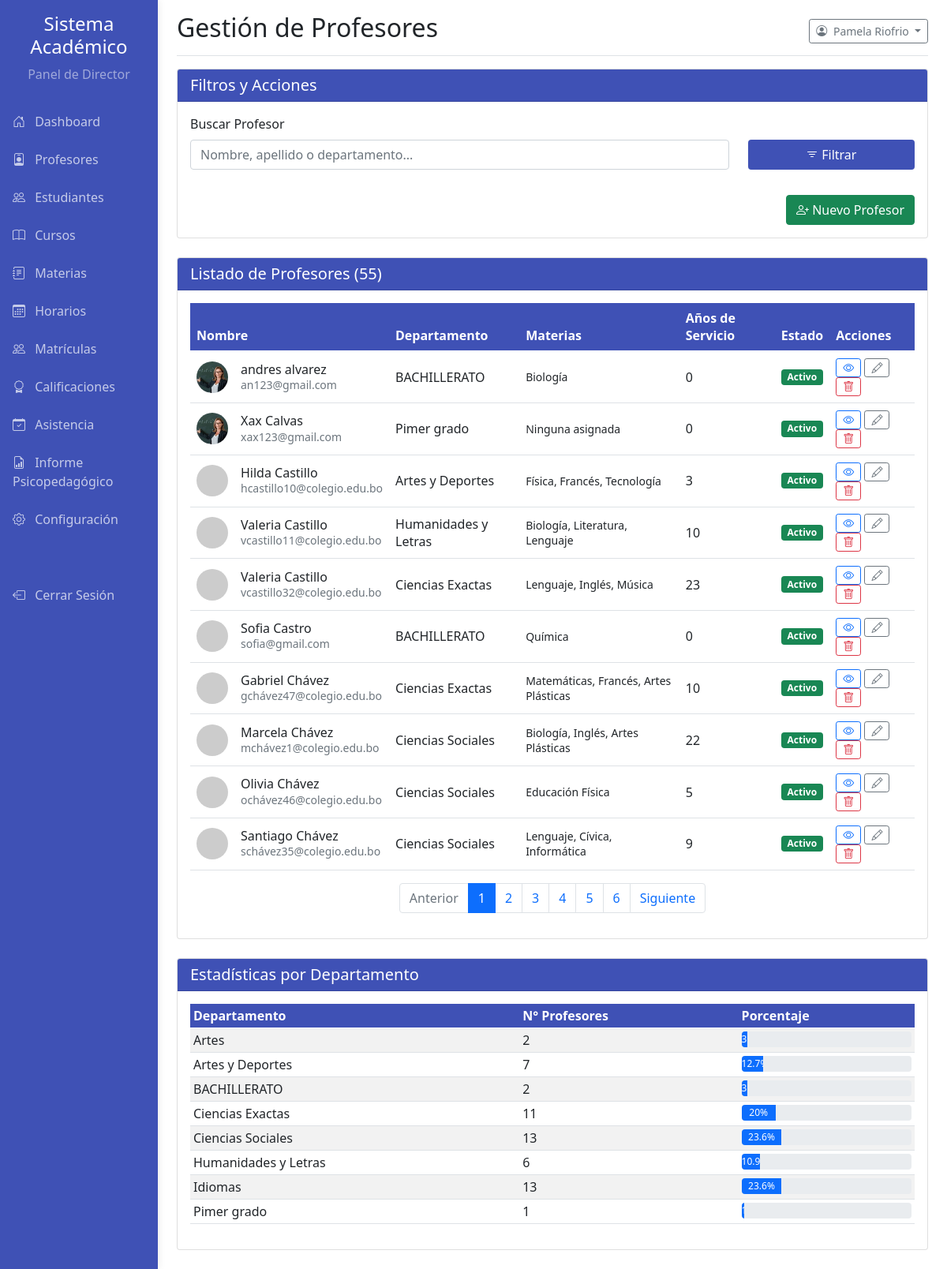
/pages/director_profesores.php (signed in), run on the app's committed database.
### tables this page shows
CREATE TABLE `usuarios` (
  `id` int(11) NOT NULL,
  `nombre` varchar(100) NOT NULL,
  `apellido` varchar(100) NOT NULL,
  `email` varchar(150) NOT NULL,
  `password` varchar(255) NOT NULL,
  `mfa_code` varchar(10) DEFAULT NULL,
  `mfa_expiry` datetime DEFAULT NULL,
  `email_verification_token` varchar(255) DEFAULT NULL,
  `email_verified_at` datetime DEFAULT NULL,
  `role_id` int(11) NOT NULL,
  `fecha_creacion` datetime NOT NULL DEFAULT current_timestamp()
);

CREATE TABLE `profesores` (
  `id` int(11) NOT NULL,
  `usuario_id` int(11) NOT NULL,
  `cedula` varchar(20) NOT NULL,
  `fecha_nacimiento` date NOT NULL,
  `departamento` varchar(100) NOT NULL,
  `cargo` varchar(100) NOT NULL,
  `fecha_inicio` date NOT NULL,
  `tipo_contrato` varchar(50) NOT NULL,
  `codigo_empleado` varchar(50) DEFAULT NULL,
  `titulo_academico` varchar(150) DEFAULT NULL,
  `universidad` varchar(150) DEFAULT NULL,
  `especializacion` varchar(150) DEFAULT NULL,
  `anio_graduacion` year(4) DEFAULT NULL,
  `otros_titulos` text DEFAULT NULL,
  `direccion` varchar(255) NOT NULL,
  `formacion_academica` text NOT NULL,
  `foto_perfil` varchar(255) DEFAULT NULL,
  `estatus` enum('Activo','Inactivo') NOT NULL DEFAULT 'Activo',
  `enviar_credenciales` tinyint(1) NOT NULL DEFAULT 1,
  `especialidad` varchar(100) DEFAULT NULL,
  `telefono` varchar(20) DEFAULT NULL
);

### pages/director_profesores.php (the view, shortened to what this page needs)
<?php
require_once '../config.php';
$stmt_director = $mysqli->prepare("SELECT nombre, apellido FROM usuarios WHERE id = ?");
$stmt_director->bind_param('i', $_SESSION['user_id']);
$stmt_director->execute();
$stmt_director->bind_result($nombre, $apellido);
$filtro_busqueda = isset($_GET['search']) ? trim($_GET['search']) : '';
$where_sql = '';
$params = [];
$param_types = '';
$registros_por_pagina = 10;
$pagina_actual = isset($_GET['page']) ? (int)$_GET['page'] : 1;
$offset = ($pagina_actual - 1) * $registros_por_pagina;
$sql_total = "SELECT COUNT(p.id) FROM profesores p JOIN usuarios u ON p.usuario_id = u.id" . $where_sql;
$stmt_total = $mysqli->prepare($sql_total);
$stmt_total->execute();
$total_profesores = $stmt_total->get_result()->fetch_row()[0];
$total_paginas = ceil($total_profesores / $registros_por_pagina);
$profesores = [];
$sql_profesores = "
    SELECT
        p.id AS profesor_id, p.codigo_empleado, p.departamento, p.fecha_inicio,
        p.foto_perfil, p.estatus,
        u.nombre, u.apellido, u.email
    FROM profesores p
    JOIN usuarios u ON p.usuario_id = u.id
    $where_sql
    ORDER BY u.apellido, u.nombre
    LIMIT ? OFFSET ?
";
$stmt_profesores = $mysqli->prepare($sql_profesores);
$params_paginacion = $params;
$params_paginacion[] = $registros_por_pagina;
$params_paginacion[] = $offset;
$param_types_paginacion = $param_types . 'ii';
if (!empty($params)) {
    $stmt_profesores->bind_param($param_types_paginacion, ...$params_paginacion);
} else {
    $stmt_profesores->bind_param('ii', $registros_por_pagina, $offset);
}
$stmt_profesores->execute();
$result_profesores = $stmt_profesores->get_result();
while ($profesor = $result_profesores->fetch_assoc()) {
    $materias_profesor = [];
    $stmt_materias_profesor = $mysqli->prepare("
        SELECT m.nombre FROM materias m
        JOIN profesor_materias pm ON m.id = pm.materia_id
        WHERE pm.profesor_id = ?
    ");
    $stmt_materias_profesor->bind_param('i', $profesor['profesor_id']);
    $stmt_materias_profesor->execute();
    $result_materias_profesor = $stmt_materias_profesor->get_result();
    while ($materia = $result_materias_profesor->fetch_assoc()) {
        $materias_profesor[] = $materia['nombre'];
    }
    $profesor['materias_asignadas'] = implode(', ', $materias_profesor);
    $profesores[] = $profesor;
}
$distribucion_departamentos = [];
$total_general_profesores = $mysqli->query("SELECT COUNT(id) FROM profesores")->fetch_row()[0];
$result_dist_dept = $mysqli->query("SELECT departamento, COUNT(id) as total FROM profesores GROUP BY departamento");
while ($row = $result_dist_dept->fetch_assoc()) {
    $distribucion_departamentos[] = [
        'nombre' => $row['departamento'],
        'total' => $row['total'],
        'porcentaje' => ($total_general_profesores > 0) ? round(($row['total'] / $total_general_profesores) * 100, 1) : 0
    ];
}
include __DIR__ . '/side_bar_director.php';
?>
<!DOCTYPE html>
<html lang="es">
<head>
    <link href="../css/bootstrap.min.css" rel="stylesheet">
    <link href="../css/academic.css" rel="stylesheet" type="text/css">
    <link rel="stylesheet" href="https://cdn.jsdelivr.net/npm/bootstrap-icons@1.8.1/font/bootstrap-icons.css">
</head>
<body>
    <div class="container-fluid">
        <div class="row">
            <div class="col-md-9 ms-sm-auto col-lg-10 px-md-4">
                <div class="d-flex justify-content-between flex-wrap flex-md-nowrap align-items-center pt-3 pb-2 mb-3 border-bottom">
                    <h1 class="h2">Gestión de Profesores</h1>
                    <div class="btn-toolbar mb-2 mb-md-0">
                        <div class="dropdown">
                            <button class="btn btn-sm btn-outline-secondary dropdown-toggle" type="button" id="dropdownMenuButton" data-bs-toggle="dropdown" aria-expanded="false">
                                <i class="bi bi-person-circle me-1"></i>
                                <?php echo htmlspecialchars($nombre . ' ' . $apellido, ENT_QUOTES, 'UTF-8'); ?>
                            </button>
                        </div>
                    </div>
                </div>
                <div class="card mb-4">
                    <div class="card-header card-header-academic"><h5 class="mb-0 text-white">Filtros y Acciones</h5></div>
                    <div class="card-body">
                        <form method="GET" action="">
                            <div class="row align-items-end">
                                <div class="col-md-9 mb-3">
                                    <label for="search" class="form-label">Buscar Profesor</label>
                                    <input type="text" class="form-control" name="search" id="search" value="<?php echo htmlspecialchars($filtro_busqueda); ?>" placeholder="Nombre, apellido o departamento...">
                                </div>
                                <div class="col-md-3 mb-3">
                                    <button type="submit" class="btn btn-academic w-100"><i class="bi bi-filter"></i> Filtrar</button>
                                </div>
                            </div>
                        </form>
                        <div class="text-end mt-2">
                            <button class="btn btn-success" data-bs-toggle="modal" data-bs-target="#newProfessorModal">
                                <i class="bi bi-person-plus"></i> Nuevo Profesor
                            </button>
                        </div>
                    </div>
                </div>
                <div class="card mb-4">
                    <div class="card-header card-header-academic">
                        <h5 class="mb-0 text-white">Listado de Profesores (<?php echo $total_profesores; ?>)</h5>
                    </div>
                    <div class="card-body">
                        <div class="table-responsive">
                            <table class="table table-hover align-middle">
                                <thead class="table-academic">
                                    <tr>
                                        <th>Nombre</th>
                                        <th>Departamento</th>
                                        <th>Materias</th>
                                        <th>Años de Servicio</th>
                                        <th>Estado</th>
                                        <th>Acciones</th>
                                    </tr>
                                </thead>
                                <tbody>
                                    <?php if (empty($profesores)): ?>
                                        <tr><td colspan="5" class="text-center">No se encontraron profesores.</td></tr>
                                    <?php else: ?>
                                        <?php foreach ($profesores as $profesor): ?>
                                        <tr>
                                            <td data-id="<?php echo $profesor['profesor_id']; ?>">
                                                <div class="d-flex align-items-center">
                                                    <?php
                                                    $foto_path = 'https://via.placeholder.com/40';
                                                    if (!empty($profesor['foto_perfil'])) {
                                                        $foto_path = (strpos($profesor['foto_perfil'], 'http') === 0)
                                                            ? $profesor['foto_perfil']
                                                            : '../uploads/profiles/' . $profesor['foto_perfil'];
                                                    }
                                                    ?>
                                                    <img src="<?php echo htmlspecialchars($foto_path); ?>" class="rounded-circle me-3" style="width: 40px; height: 40px; object-fit: cover;">
                                                    <div>
                                                        <h6 class="mb-0"><?php echo htmlspecialchars($profesor['nombre'] . ' ' . $profesor['apellido']); ?></h6>
                                                        <small class="text-muted"><?php echo htmlspecialchars($profesor['email']); ?></small>
                                                    </div>
                                                </div>
                                            </td>
                                            <td><?php echo htmlspecialchars($profesor['departamento']); ?></td>
                                            <td><small><?php echo htmlspecialchars($profesor['materias_asignadas'] ?: 'Ninguna asignada'); ?></small></td>
                                            <td>
                                                <?php
                                                $fecha_inicio = new DateTime($profesor['fecha_inicio']);
                                                $hoy = new DateTime();
                                                echo $hoy->diff($fecha_inicio)->y;
                                                ?>
                                            </td>
                                            <td>
                                                <?php if ($profesor['estatus'] === 'Activo'): ?>
                                                    <span class="badge bg-success">Activo</span>
                                                <?php else: ?>
                                                    <span class="badge bg-secondary">Inactivo</span>
                                                <?php endif; ?>
                                            </td>
                                            <td>
                                                <button class="btn btn-sm btn-outline-primary" title="Ver Perfil"><i class="bi bi-eye"></i></button>
                                                <button class="btn btn-sm btn-outline-secondary" title="Editar"><i class="bi bi-pencil"></i></button>
                                                <button class="btn btn-sm btn-outline-danger" title="Deshabilitar"><i class="bi bi-trash"></i></button>
                                            </td>
                                        </tr>
                                        <?php endforeach; ?>
                                    <?php endif; ?>
                                </tbody>
                            </table>
                        </div>
                        <nav aria-label="Page navigation">
                            <ul class="pagination justify-content-center">
                                <?php $query_params = !empty($filtro_busqueda) ? ['search' => $filtro_busqueda] : []; ?>
                                <li class="page-item <?php if ($pagina_actual <= 1) echo 'disabled'; ?>">
                                    <a class="page-link" href="?page=<?php echo $pagina_actual - 1; ?>&<?php echo http_build_query($query_params); ?>">Anterior</a>
                                </li>
                                <?php for ($i = 1; $i <= $total_paginas; $i++): ?>
                                <li class="page-item <?php if ($pagina_actual == $i) echo 'active'; ?>">
                                    <a class="page-link" href="?page=<?php echo $i; ?>&<?php echo http_build_query($query_params); ?>"><?php echo $i; ?></a>
                                </li>
                                <?php endfor; ?>
                                <li class="page-item <?php if ($pagina_actual >= $total_paginas) echo 'disabled'; ?>">
                                    <a class="page-link" href="?page=<?php echo $pagina_actual + 1; ?>&<?php echo http_build_query($query_params); ?>">Siguiente</a>
                                </li>
                            </ul>
                        </nav>
                    </div>
                </div>
                <div class="card mb-4">
                    <div class="card-header card-header-academic"><h5 class="mb-0 text-white">Estadísticas por Departamento</h5></div>
                    <div class="card-body">
                        <div class="table-responsive">
                            <table class="table table-sm table-striped">
                                <thead class="table-academic">
                                    <tr>
                                        <th>Departamento</th>
                                        <th>N° Profesores</th>
                                        <th>Porcentaje</th>
                                    </tr>
                                </thead>
                                <tbody>
                                    <?php if (empty($distribucion_departamentos)): ?>
                                    <tr><td colspan="3" class="text-center">No hay datos para mostrar.</td></tr>
                                    <?php else: ?>
                                    <?php foreach ($distribucion_departamentos as $depto): ?>
                                    <tr>
                                        <td><?php echo htmlspecialchars($depto['nombre']); ?></td>
                                        <td><?php echo $depto['total']; ?></td>
                                        <td>
                                            <div class="progress" style="height: 20px;">
                                                <div class="progress-bar" role="progressbar" style="width: <?php echo $depto['porcentaje']; ?>%;" aria-valuenow="<?php echo $depto['porcentaje']; ?>" aria-valuemin="0" aria-valuemax="100"><?php echo $depto['porcentaje']; ?>%</div>
                                            </div>
                                        </td>
                                    </tr>
                                    <?php endforeach; ?>
                                    <?php endif; ?>
                                </tbody>
                            </table>
                        </div>
                    </div>
                </div>
            </div>
        </div>
    </div>
</body>
</html>

### css/academic.css (style rules this page uses)
:root { --academic-primary: #3f51b5; --academic-secondary: #ff4081; --academic-success: #4caf50; --academic-info: #2196f3; --academic-warning: #ff9800; --academic-danger: #f44336; --academic-light: #f5f5f5; --academic-dark: #212121; }
.card-header-academic { background-color: var(--academic-primary); color: white; }
.btn-academic { background-color: var(--academic-primary); color: white; }
.table-academic { background-color: var(--academic-primary); color: white; }

### data on the page
usuarios: nombre+apellido "Pamela Riofrio"
profesores: foto_perfil (picture), usuario.apellido "andres alvarez", usuario.email "an123@gmail.com", departamento "BACHILLERATO", materias_asignadas "Biología", fecha_inicio "0", estatus "Activo"
profesores: foto_perfil (picture), usuario.apellido "Xax Calvas", usuario.email "xax123@gmail.com", departamento "Pimer grado", materias_asignadas "Ninguna asignada", fecha_inicio "0", estatus "Activo"
profesores: usuario.apellido "Hilda Castillo", usuario.email "hcastillo10@colegio.edu.bo", departamento "Artes y Deportes", materias_asignadas "Física, Francés, Tecnología", fecha_inicio "3", estatus "Activo"
profesores: usuario.apellido "Valeria Castillo", usuario.email "vcastillo11@colegio.edu.bo", departamento "Humanidades y Letras", materias_asignadas "Biología, Literatura, Lenguaje", fecha_inicio "10", estatus "Activo"
profesores: usuario.apellido "Valeria Castillo", usuario.email "vcastillo32@colegio.edu.bo", departamento "Ciencias Exactas", materias_asignadas "Lenguaje, Inglés, Música", fecha_inicio "23", estatus "Activo"
profesores: usuario.apellido "Sofia Castro", usuario.email "sofia@gmail.com", departamento "BACHILLERATO", materias_asignadas "Química", fecha_inicio "0", estatus "Activo"
profesores: usuario.apellido "Gabriel Chávez", usuario.email "gchávez47@colegio.edu.bo", departamento "Ciencias Exactas", materias_asignadas "Matemáticas, Francés, Artes Plásticas", fecha_inicio "10", estatus "Activo"
profesores: usuario.apellido "Marcela Chávez", usuario.email "mchávez1@colegio.edu.bo", departamento "Ciencias Sociales", materias_asignadas "Biología, Inglés, Artes Plásticas", fecha_inicio "22", estatus "Activo"
profesores: usuario.apellido "Olivia Chávez", usuario.email "ochávez46@colegio.edu.bo", departamento "Ciencias Sociales", materias_asignadas "Educación Física", fecha_inicio "5", estatus "Activo"
profesores: usuario.apellido "Santiago Chávez", usuario.email "schávez35@colegio.edu.bo", departamento "Ciencias Sociales", materias_asignadas "Lenguaje, Cívica, Informática", fecha_inicio "9", estatus "Activo"

### other printed values
$total_profesores "55"
$depto['nombre'] "Artes"
$depto['total'] "2"
$depto['nombre'] "Artes y Deportes"
$depto['total'] "7"
$depto['porcentaje'] "12.7"
$depto['nombre'] "BACHILLERATO"
$depto['nombre'] "Ciencias Exactas"
$depto['total'] "11"
$depto['porcentaje'] "20"
$depto['nombre'] "Ciencias Sociales"
$depto['total'] "13"
$depto['porcentaje'] "23.6"
$depto['nombre'] "Humanidades y Letras"
$depto['total'] "6"
